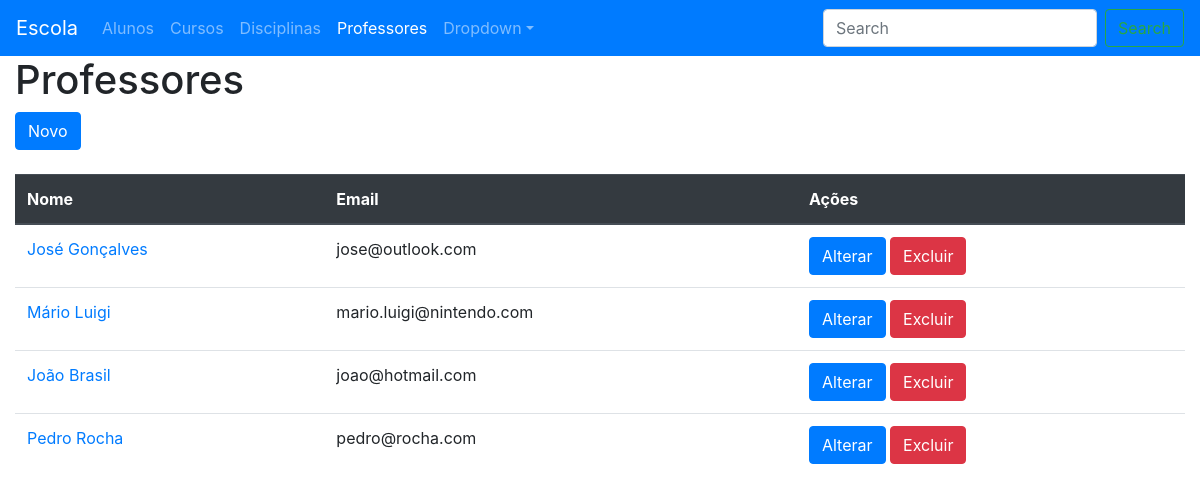
/professores/, run on the app's committed database.
### escola/models.py (models this page shows, shortened)
class Professor(models.Model):
    nome = models.CharField(max_length=100)
    cpf = models.IntegerField()
    telefone = models.CharField(max_length=20)
    email = models.EmailField()

### escola/views.py (the view)
# urls.py: path('professores/', views.ProfessorListView.as_view(), name='lista-professores'),
class ProfessorListView(ListView):
    model = Professor

### escola/templates/escola/professor_list.html
{% extends 'escola/base.html' %}
{% block content %}
<h1>Professores</h1>
<a name="" id="" class="btn btn-primary" href="{% url 'novo-professor' %}" role="button">Novo</a><br><br>
<table class="table">
    <thead class="thead-dark">
        <tr>
            <th>Nome</th>
            <th>Email</th>
            <th>Ações</th>
        </tr>
    </thead>
    <tbody>
{% for professor in professor_list %}
        <tr>
            <td scope="row"><a href="{% url 'detalhe-professor' professor.id %}">{{ professor.nome }}</a></td>
            <td>{{ professor.email }}</td>
            <td><a name="" id="" class="btn btn-primary" href="{% url 'alterar-professor' professor.id %}" role="button">Alterar</a>
            <a name="" id="" class="btn btn-danger" href="{% url 'excluir-professor' professor.id %}" role="button">Excluir</a></td>
        </tr>
{% endfor %}
    </tbody>
</table>
{% endblock content %}

### data on the page
Professor: nome "José Gonçalves", email "jose@outlook.com"
Professor: nome "Mário Luigi", email "mario.luigi@nintendo.com"
Professor: nome "João Brasil", email "joao@hotmail.com"
Professor: nome "Pedro Rocha", email "pedro@rocha.com"
